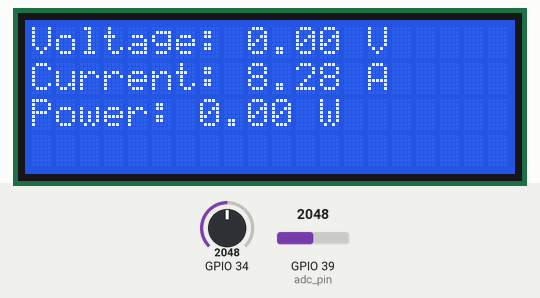
Recording of a program running on a simulated ESP32 board running MicroPython. Parts: 20×4 character LCD. The inputs (shaded band) are chosen by the test bench; at power-on: GPIO 34 = 2048, GPIO 39 (adc_pin) = 2048 (analog values on the 0–4095 scale). WiFi joins after 1.5 s; web requests get an empty 200 reply after 0.4 s; the clock reads 2024-03-15 10:24:30 at power-on unless the program sets it; library files of the repository ran but are not shown: lcd_api.py, i2c_lcd.py; what the program prints to the serial console is not drawn.

Above: at 3.2 s.
3.3 s: GPIO 34 set to 2866
At 9.1 s:
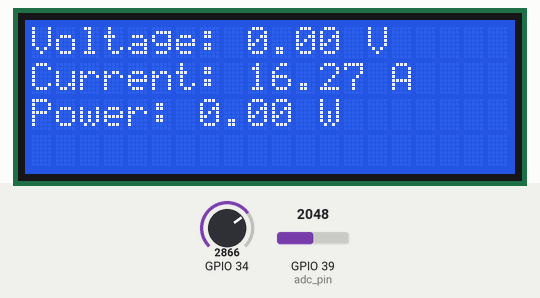
16.2 s: GPIO 39 (adc_pin) set to 2866
At 22.8 s:
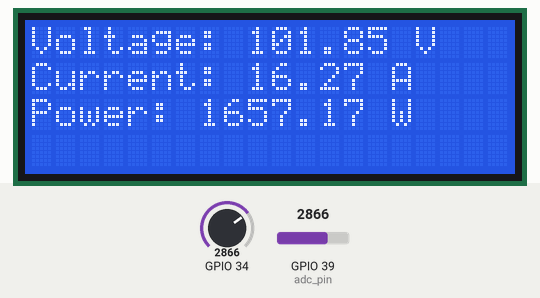
29.1 s: GPIO 34 set to 3603
At 35.5 s:
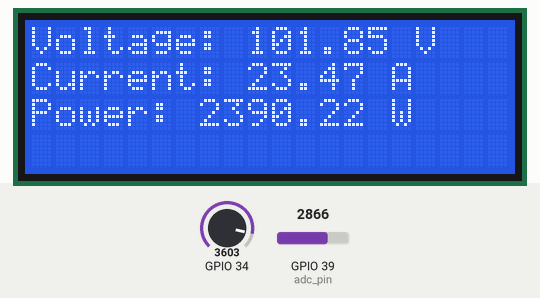
42.0 s: GPIO 39 (adc_pin) set to 3603
At 49.3 s:
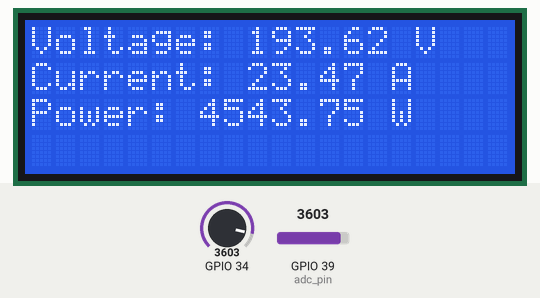
54.9 s: GPIO 34 set to 4095
At 55.6 s:
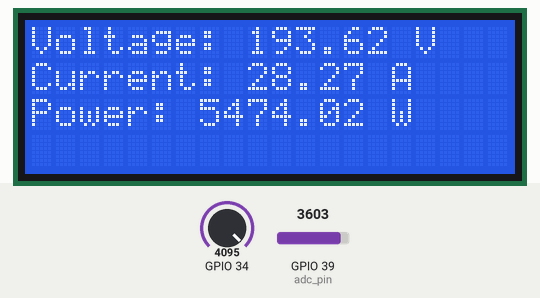
63.0 s: GPIO 39 (adc_pin) set to 4095
At 69.5 s:
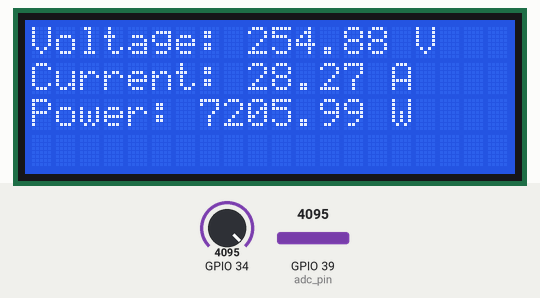
Timing chart, 0 to 71.0 s (numbered marks = the images above; inputs shaded):
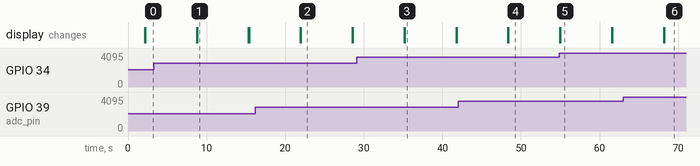

Measured:
- after the input at 3.3 s, the display: first differs from a run without the input after 5.5 s (image 1)
- after the input at 16.2 s, the display: first differs from a run without the input after 5.8 s (image 2)
- after the input at 29.1 s, the display: first differs from a run without the input after 6.1 s (image 3)
- after the input at 42.0 s, the display: first differs from a run without the input after 6.4 s (image 4)
- after the input at 54.9 s, the display: first differs from a run without the input after 0.11 s (image 5)
- after the input at 63.0 s, the display: first differs from a run without the input after 5.2 s (image 6)
- what the display in image 1 shows lasts 6.5 s, from 8.8 s to 15.3 s

The program:

midterm_demo.py
```python
import machine
import time
import ujson
import network
import urequests
import math
from machine import Pin, ADC
from machine import I2C, Pin
from lcd_api import LcdApi
from i2c_lcd import I2cLcd

# Wi-Fi credentials
ssid = "Manjunatha's iPhone"
password = '2k1129230'

# Firestore REST API URL
project_id = "iostest-4ba71"
collection_name = "devices"
firestore_url = f"https://firestore.googleapis.com/v1/projects/iostest-4ba71/databases/(default)/documents/devices/mirror_test"

# OAuth Access Token
data_points = 0
access_token = "ya29.a0AeDClZB0msokLvcBQsBmh9eGmbLVDFQ5D0hk6Y9Tq1_NOQuAp0fb8_0fGs9DNfzKFEvaioWGpa7pgTJvj5ADDMCA1X8e1SeyF3pE18RCBXcFUDYIDhwvAz6eQBUwLCfa4upYxpZaCNGMUsPGrvHO-KAA17COmz8j4T2kKnJbCwaCgYKAeQSARISFQHGX2MiMOJGjbR2MuaI7kuWDNtDGQ0177"

start_time = time.time()

# Function to connect to Wi-Fi
def connect_wifi():
    wlan = network.WLAN(network.STA_IF)
    wlan.active(True)
    if not wlan.isconnected():
        print('Connecting to Wi-Fi...')
        wlan.connect(ssid, password)
        for i in range(10):  # Try for 10 seconds
            if wlan.isconnected():
                break
            time.sleep(1)
            print(f"Attempt {i+1}: Still connecting...")
    if wlan.isconnected():
        print('Connected to Wi-Fi:', wlan.ifconfig())
    else:
        print('Failed to connect to Wi-Fi')
        raise OSError("Wi-Fi Connection Failed")


# Function to format time in EST
def format_timestamp():
    utc_time = time.gmtime(time.time())  # Get UTC time
    adjusted_hour = (utc_time[3] - 4) % 24  # Adjust for Eastern Time
    return "{:04}-{:02}-{:02}T{:02}:{:02}:{:02}Z".format(utc_time[0], utc_time[1], utc_time[2], adjusted_hour, utc_time[4], utc_time[5])

# Function to append new voltage, current, and power to the existing arrays
def append_voltage_current_power(voltage, current, power):
    global data_points, start_time
    try:
        headers = {
            "Authorization": f"Bearer {access_token}",
            "Content-Type": "application/json"
        }

        # Record the time before sending the request (for latency measurement)
        send_start_time = time.time()

        response = urequests.get(firestore_url, headers=headers)
        if response.status_code == 200:
            document_data = response.json()

            # Get the existing voltage, current, and power arrays
            current_voltages = document_data.get('fields', {}).get('voltage', {}).get('arrayValue', {}).get('values', [])
            current_currents = document_data.get('fields', {}).get('current', {}).get('arrayValue', {}).get('values', [])
            current_powers = document_data.get('fields', {}).get('power', {}).get('arrayValue', {}).get('values', [])

            # Normalize arrays and append new values
            normalized_voltages = [float(v['doubleValue']) if 'doubleValue' in v else float(v['integerValue']) for v in current_voltages]
            normalized_currents = [float(c['doubleValue']) if 'doubleValue' in c else float(c['integerValue']) for c in current_currents]
            normalized_powers = [float(p['doubleValue']) if 'doubleValue' in p else float(p['integerValue']) for p in current_powers]

            # Append new values
            normalized_voltages.append(voltage)
            normalized_currents.append(current)
            normalized_powers.append(power)


            # Prepare payload (JSON) with updated arrays
            payload = {
                "fields": {
                    "voltage": {"arrayValue": {"values": [{"doubleValue": v} for v in normalized_voltages]}},
                    "current": {"arrayValue": {"values": [{"doubleValue": c} for c in normalized_currents]}},
                    "power": {"arrayValue": {"values": [{"doubleValue": p} for p in normalized_powers]}},
                    "timestamp": {"timestampValue": format_timestamp()},
                    "device_name": {"stringValue": "Midterm Demo Device"}
                }
            }
            # print the payload being sent
           # print(f"Sending payload to Firestore: {ujson.dumps(payload)}")


            # Send the updated arrays to Firestore
            patch_response = urequests.patch(firestore_url, headers=headers, data=ujson.dumps(payload))

            # Record the time after receiving the response (for latency measurement)
            receive_end_time = time.time()

            # Calculate and display latency
            latency = receive_end_time - send_start_time
            print(f"Data updated: {patch_response.status_code}")
            print(f"Latency: {latency:.4f} seconds")  # Display latency

            # Increment data point counter
            data_points += 1

            # Calculate throughput every minute
            elapsed_time = time.time() - start_time
            if elapsed_time >= 60:
                throughput = data_points / (elapsed_time / 60)
                print(f"Throughput: {throughput:.2f} data points per minute")
                # Reset for the next minute
                data_points = 0
                start_time = time.time()

            patch_response.close()
        else:
            print(f"Failed to fetch document: {response.status_code}")
            print(response.text)

        response.close()
    except Exception as e:
        print(f"Failed to append voltage, current, and power: {e}")


# Function to display data on the LCD
def DisplayFile(voltage, current, power):
    # ESP32 I2C configuration
    i2c = I2C(0, scl=Pin(4), sda=Pin(14), freq=400000)
    #i2c = I2C(0, freq=400000)

    # LCD address and screen dimensions
    I2C_ADDR = 0x27  # Common I2C address for 20x4 LCD
    LCD_ROWS = 4
    LCD_COLS = 20

    # Initialize the LCD display
    lcd = I2cLcd(i2c, I2C_ADDR, LCD_ROWS, LCD_COLS)

    # Clear the screen and display text
    lcd.clear()
    lcd.move_to(0, 0)  # First line, first column
    lcd.putstr(f"Voltage: {voltage:.2f} V")
    lcd.move_to(0, 1)  # Second line, first column
    lcd.putstr(f"Current: {current:.2f} A")
    lcd.move_to(0, 2)  # Third line, first column
    lcd.putstr(f"Power: {power:.2f} W")
    print(f"Refresh Rate: Once every 6 seconds.")

# Function to read voltage from ADC pin
def ReadVoltage():
    # Configuration
    adc_pin = 39  # GPIO pin connected to ZMPT101's OUT pin
    vcc = 5.1  # Operating voltage of the sensor
    adc_resolution = 4096  # 12-bit ADC on ESP32
    calibration_factor = 100.0  # Adjust this value for accurate voltage measurements

    # Initialize ADC
    adc = ADC(Pin(adc_pin))
    adc.atten(ADC.ATTN_11DB)  # Allow voltage range up to ~3.6V
    adc.width(ADC.WIDTH_12BIT)  # Set ADC resolution to 12-bit

    # Collect multiple samples to compute RMS
    samples = 100
    squared_sum = 0
    for _ in range(samples):
        raw_value = adc.read() # Convert the raw ADC value to voltage
        voltage = (raw_value / adc_resolution) * vcc # Subtract offset (centered at VCC/2 for AC signal)
        voltage -= vcc / 2 # Square the adjusted voltage
        squared_sum += voltage ** 2
        time.sleep(0.001)  # Small delay between samples

    # Calculate the RMS voltage
    mean_square = squared_sum / samples
    rms_voltage = math.sqrt(mean_square)

    # Convert to actual voltage using the calibration factor
    actual_voltage = rms_voltage * calibration_factor
    print(f"RMS: {rms_voltage:.4f}")
    print(f"RAW_VOLTAGE: {raw_value:.4f}")

    return actual_voltage
def ReadCurrent():
    # Configuration
    adc_pin = 34
    vcc = 5.1 #operating voltage of sensor
    adc_resolution = 4096 #12-bit ADC on the ESP32
    current_range = 20.0 #full scale current range in Amps
    v_zero = vcc / 2 # sensor's zero-current voltage (assumes mid-scale at 0A)

    # Initialization
    adc = ADC(Pin(adc_pin))
    adc.atten(ADC.ATTN_11DB)  # Set input attenuation to allow a larger voltage range (0-3.6V)
    adc.width(ADC.WIDTH_12BIT)  # Set ADC resolution to 12-bit

    # Collect measurement
    raw_value = adc.read()  # Read the raw analog value
    voltage = (raw_value / adc_resolution) * vcc # Convert the raw ADC value to a voltage

    current = ((voltage - 1.494) / (vcc / 2)) * current_range # Convert the voltage to current
    print(f"RAW_CURRENT: {raw_value:.4f}")
    return current


# Main function
def main():
    connect_wifi()

    while True:
        voltage = ReadVoltage()  # Read sensor voltage
        current = ReadCurrent()  # Read sensor current
        power = voltage * current  # Calculate power
        DisplayFile(voltage, current, power)
        append_voltage_current_power(voltage, current, power)  # Upload data
        time.sleep(6)  # Wait 6 seconds between uploads

main()
```
